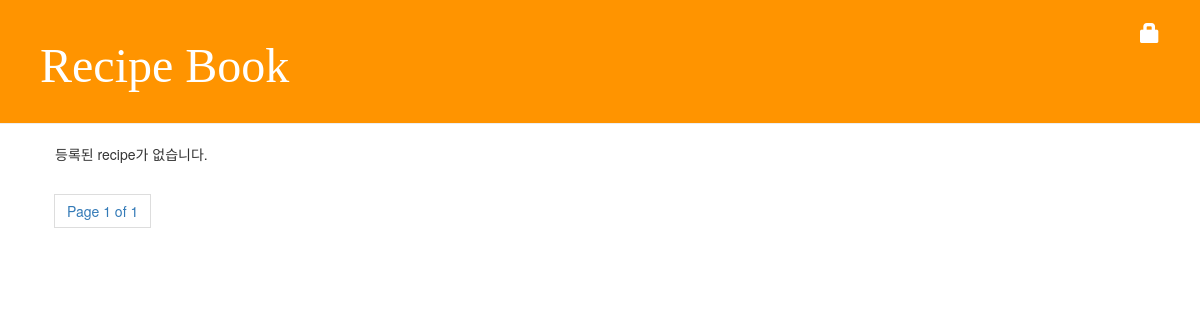
/recipe/, run on an earlier commit of the app's database.
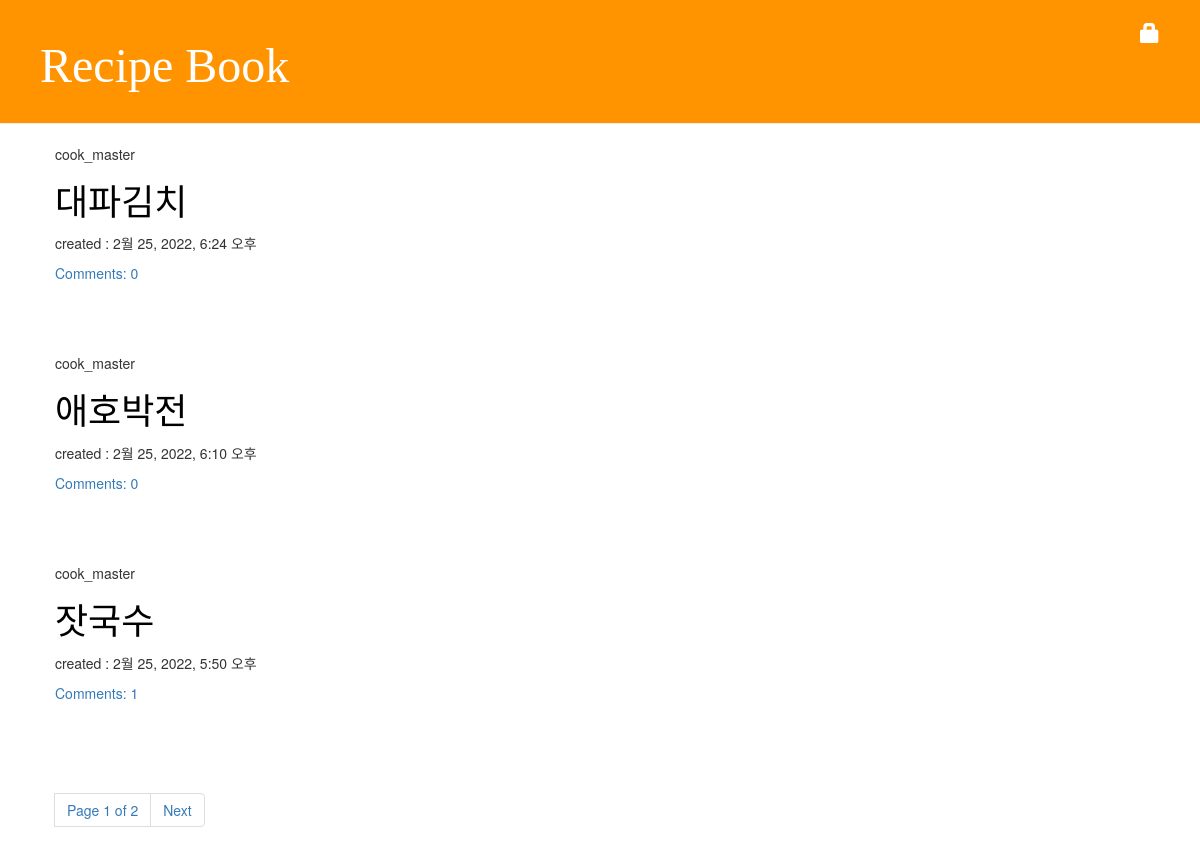
And on a later commit of the database.
### recipe/models.py (models this page shows, shortened)
class Recipe(models.Model):
    author = models.ForeignKey('auth.User', on_delete=models.CASCADE)
    food_name = models.CharField(max_length=500)
    ingredient = models.TextField()
    recipe = models.TextField()
    created_date = models.DateTimeField(default=timezone.now)
    def approved_comments(self):
        return self.comments.filter(approved_comment=True)

### recipe/views.py (the view)
# urls.py: path('', views.recipe_list, name='recipe_list'),
def recipe_list(request):
    recipes = Recipe.objects.filter(created_date__lte=timezone.now()).order_by('-created_date')
    paginator = Paginator(recipes, 3)
    try:
        page_number = request.GET.get('page')
        page = paginator.page(page_number)
    except PageNotAnInteger:
        page = paginator.page(1)
    except EmptyPage:
        page = paginator.page(paginator.num_pages)
    return render(request, 'recipe/recipe_list.html', {'recipes': page})

### recipe/templates/recipe/recipe_list.html
{% extends 'recipe/background.html' %}
{% block block %}
    {% for recipe in recipes %}
        <div class="post">
            <p>{{ recipe.author }}</p>
            <h1><a href="{% url 'recipe_detail' pk=recipe.pk %}">{{ recipe.food_name }}</a> </h1>
            <div>
                <p>created : {{ recipe.created_date }}</p>
            </div>
            <a href="{% url 'recipe_detail' pk=recipe.pk %}">Comments: {{ recipe.approved_comments.count }}</a>
        </div>
    {% empty %}
        <p>등록된 recipe가 없습니다.</p>
    {% endfor %}
    {% include 'recipe/pagination.html' with page=recipes%}
{% endblock %}

### recipe/templates/recipe/background.html (shortened to what this page needs)
<!DOCTYPE html>
{% load static %}
<html lang="ko">
<head>
    <link rel="stylesheet" href="https://maxcdn.bootstrapcdn.com/bootstrap/3.3.2/css/bootstrap.min.css">
    <link rel="stylesheet" href="https://maxcdn.bootstrapcdn.com/bootstrap/3.3.2/css/bootstrap-theme.min.css">
    <link rel ="stylesheet"href="{% static  'css/recipe.css' %}">
</head>
<body>
    <div class="page-header">
        {% if user.is_authenticated %}
            <a href= "{% url 'recipe_new' %}"  class="top-menu">
                <span class="glyphicon glyphicon-plus"></span></a>
            <p class="top-menu">{{ user.username }}
                <small>
                    (<a href="{% url 'logout' %}?next={{ request.path }}">Log out</a>)
                </small>
            </p>
        {% else %}
             <a href="{% url 'login' %}" class="top-menu">
                 <span class="glyphicon glyphicon-lock"></span></a>
        {% endif %}
        <h1><a href="{% url 'recipe_list' %}">Recipe Book</a></h1>
    </div>
    <div class="content container">
        <div class="row">
            <div class="col-sm-12">
                {% block block %}
                {% endblock %}
            </div>
        </div>
    </div>
</body>
</html>

### recipe/templates/recipe/pagination.html (shortened to what this page needs)
<nav aria-label="Page navigation example" >
    <ul class="pagination">
        <li class="page-item">
            <a class="page-link">Page {{page.number}} of {{page.paginator.num_pages}}</a>
        </li>
        <li class="page-item">
            {% if page.has_next %}
                <a class="page-link" href="?page={{page.next_page_number}}">Next</a>
            {% endif %}
        </li>
    </ul>
</nav>

### recipe/static/css/recipe.css (style rules this page uses)
.page-header { background-color: #ff9400; margin-top: 0; padding: 20px 20px 20px 40px; }
.page-header h1, .page-header h1 a, .page-header h1 a:visited, .page-header h1 a:active { color: #ffffff; font-size: 36pt; text-decoration: none; }
.content { margin-left: 40px; }
h1, h2, h3, h4 { font-family: '맑은 고딕 Semilight', cursive; }
.top-menu, .top-menu:hover, .top-menu:visited { color: #ffffff; float: right; font-size: 15pt; margin-right: 20px; }
.post { margin-bottom: 70px; }
.post h1 a, .post h1 a:visited { color: #000000; font-family: 'Gaegu', cursive; }

What changed in the data, as far as the page shows it:
added Recipe: author "cook_master", food_name "대파김치", created_date "2월 25, 2022, 6:24 오후", approved_comments.count "0"
added Recipe: author "cook_master", food_name "애호박전", created_date "2월 25, 2022, 6:10 오후", approved_comments.count "0"
added Recipe: author "cook_master", food_name "잣국수", created_date "2월 25, 2022, 5:50 오후", approved_comments.count "1"
Also different on the page:
{{ page.paginator.num_pages }}: "1" → "2"
text no longer shown: "등록된 recipe가 없습니다."
text now shown: "Next"
